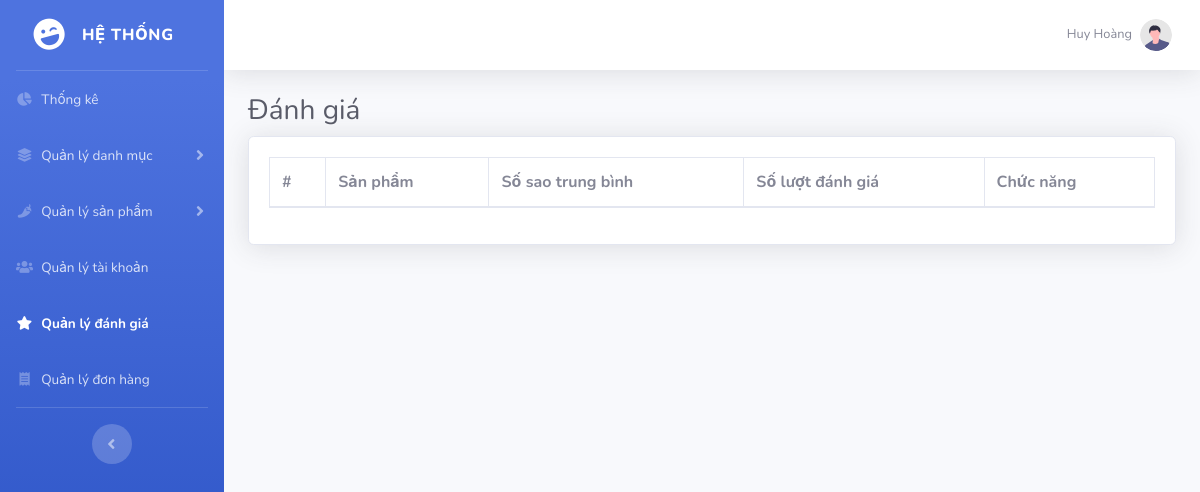
/admin/evaluations/index.php (signed in), run on an earlier commit of the app's database.
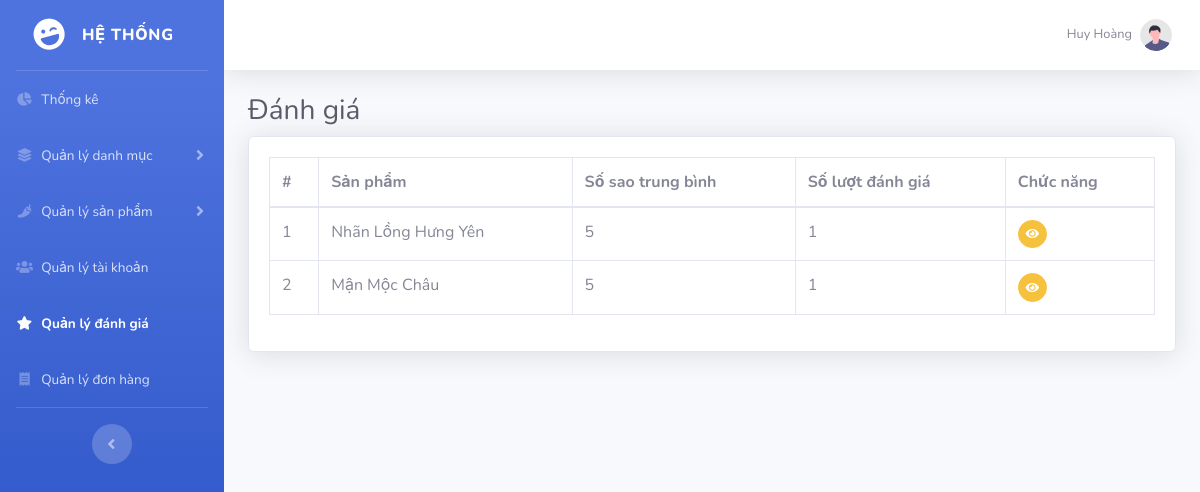
And on a later commit of the database.
### tables this page shows
CREATE TABLE `ratings` (
  `id` int(11) NOT NULL,
  `user_id` int(11) NOT NULL,
  `product_id` int(11) NOT NULL,
  `star` int(11) NOT NULL,
  `created_at` timestamp NOT NULL DEFAULT current_timestamp(),
  `updated_at` datetime DEFAULT current_timestamp() ON UPDATE current_timestamp(),
  `comment` varchar(255) DEFAULT NULL
);

CREATE TABLE `products` (
  `id` int(11) NOT NULL,
  `name` varchar(255) NOT NULL,
  `price` int(11) NOT NULL,
  `qty` int(11) NOT NULL,
  `description` text DEFAULT NULL,
  `category_id` int(11) NOT NULL,
  `image` text NOT NULL,
  `unit` varchar(255) DEFAULT NULL
);

### admin/evaluations/index.php (the view)
<?php
    include '../layouts/header.php';
    $sql = "SELECT r.*, p.name productName, avg(r.star) avgStar, count(*) countRating FROM ratings r
    JOIN products p ON r.product_id = p.id GROUP BY r.product_id";
    $result = mysqli_query($connect, $sql);
?>
<h1 class="h3 mb-2 text-gray-800">Đánh giá</h1>
<div class="card shadow mb-4">
    <div class="card-body">
        <div class="table-responsive">
            <table class="table table-bordered" id="evaluationsTable" width="100%" cellspacing="0">
                <thead>
                    <tr>
                        <th>#</th>
                        <th>Sản phẩm</th>
                        <th>Số sao trung bình</th>
                        <th>Số lượt đánh giá</th>
                        <th>Chức năng</th>
                    </tr>
                </thead>
                <tbody>
                    <?php $count = 1; while($row = mysqli_fetch_assoc($result)): ?>
                        <tr>
                            <td><?= $count ?></td>
                            <td><?= $row['productName'] ?></td>
                            <td><?= round($row['avgStar']) ?></td>
                            <td><?= $row['countRating'] ?></td>
                            <td>
                                <a href="show.php?product_id=<?= $row['product_id'] ?>" class="btn btn-warning btn-circle btn-sm">
                                    <i class="fas fa-eye"></i>
                                </a>
                            </td>
                        </tr>
                    <?php $count++; endwhile; ?>
                </tbody>
            </table>
        </div>
    </div>
</div>
<?php include '../layouts/footer.php' ?>

What changed in the data, as far as the page shows it:
added ratings: product.name "Nhãn Lồng Hưng Yên", avgStar "5", countRating "1"
added ratings: product.name "Mận Mộc Châu", avgStar "5", countRating "1"
